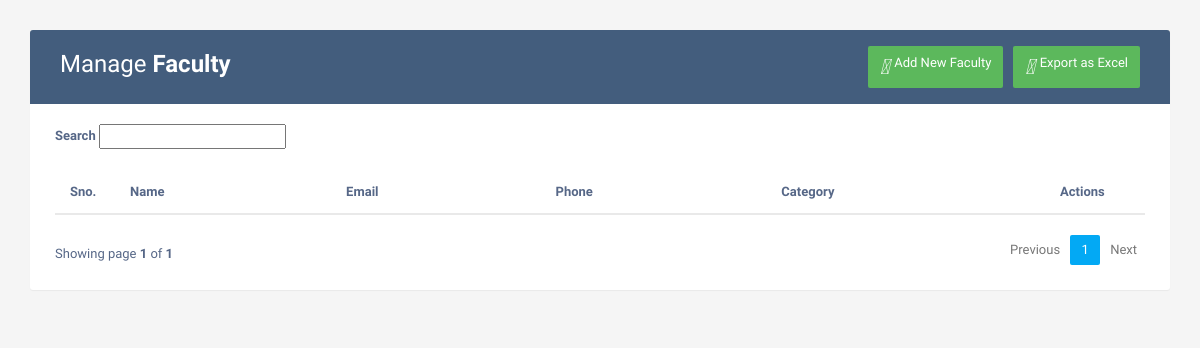
The page /faculty on the database as committed earlier.
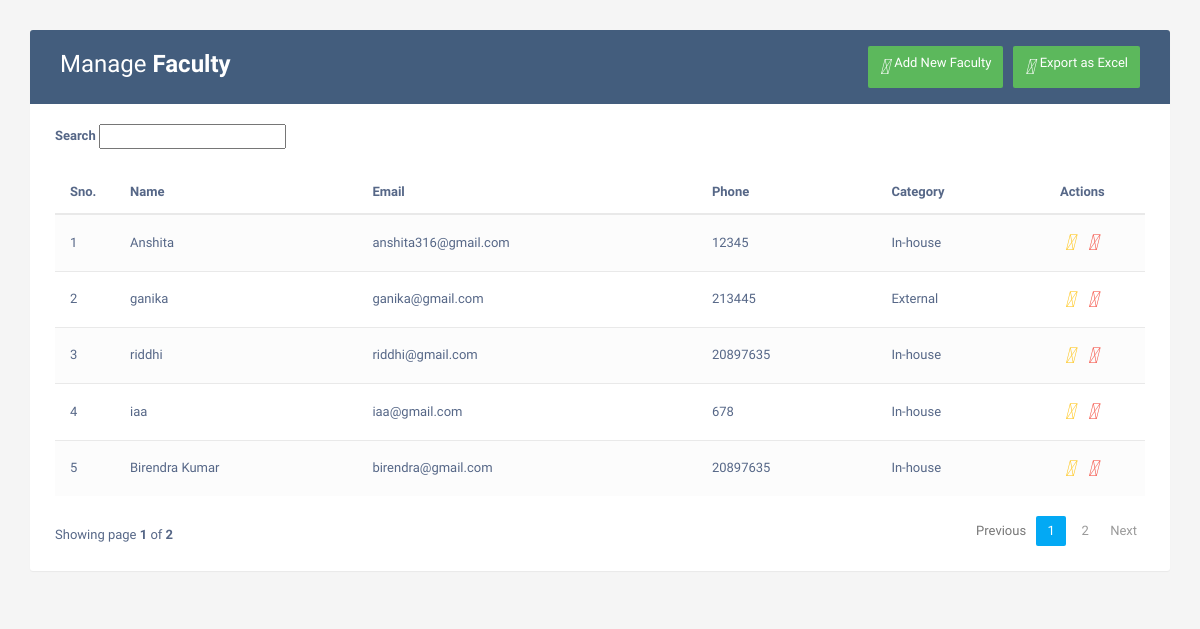
The same page on the database as committed later.
### home/models.py (models this page shows, shortened)
class Faculty_model(models.Model):
    id = models.AutoField(primary_key=True)
    name = models.CharField(max_length=100)
    email = models.EmailField(unique=True)
    phone = models.CharField(max_length=15)
    category = models.CharField(max_length=20, choices=(('In-house', 'In-house'), ('External', 'External')))

### home/views.py (the view)
# urls.py: path('faculty',views.faculty_view,name="faculty"),
def faculty_view(request):
    faculty_obj=Faculty_model.objects.all()
    paginator=Paginator(faculty_obj,5)
    page_number=request.GET.get('page')
    page_obj=Paginator.get_page(paginator,page_number)
    context={
        'faculty_obj':faculty_obj,   #dictionary
        'page_obj':page_obj,
    }
    return render(request,'manage_faculty.html',context)

### templates/manage_faculty.html (shortened to what this page needs)
<!DOCTYPE html>
<html lang="en">
<head>
<link rel="stylesheet" href="https://maxcdn.bootstrapcdn.com/font-awesome/4.7.0/css/font-awesome.min.css">
<link rel="stylesheet" href="https://maxcdn.bootstrapcdn.com/bootstrap/3.3.7/css/bootstrap.min.css">
  <body>
    <div class="container">
        <div class="table-wrapper">
            <div class="table-title">
                <div class="row">
                    <div class="col-sm-6">
						<h2>Manage <b>Faculty</b></h2>
					</div>
					<div class="col-sm-6">
						<a href="{% url 'export_excel_faculty' %}" class="btn btn-success" data-toggle="modal"><i class="material-icons">&#xE2C4;</i> <span>Export as Excel</span></a>
						<a href="#addEmployeeModal" class="btn btn-success" data-toggle="modal"><i class="material-icons">&#xE147;</i> <span>Add New Faculty</span></a>
					</div>
                </div>
            </div>
			<div class="search_area">
				<div>
					<label for="searchfield">Search</label>
					<input type="text" id="searchfield">
				</div>
			</div>
            <table class="table table-striped table-hover table-complete">
                <div class="table-head">
					<thead>
						<tr>
						<th>Sno.</th>
                        <th>Name</th>
                        <th>Email</th>
                        <th>Phone</th>
                        <th>Category</th>
						<th>Actions</th>
						</tr>
					</thead>
				</div>
                <tbody class="faculty-table-body">
                    {%for i in page_obj%}
                    <tr>
						<td>{{forloop.counter}}</td>
                        <td>{{ i.name }}</td>
                        <td>{{ i.email }}</td>
                        <td>{{ i.phone }}</td>
                        <td>{{ i.category }}</td>
                        <td>
                            <a href="#editEmployeeModal-{{i.id}}" class="edit" data-toggle="modal"><i class="material-icons" data-toggle="tooltip" title="Edit">&#xE254;</i></a>
                            <a href="#deleteEmployeeModal-{{i.id}}" class="delete" data-toggle="modal"><i class="material-icons" data-toggle="tooltip" title="Delete">&#xE872;</i></a>
                        </td>
                    </tr>
					{% endfor %}
                </tbody>
            </table>
			<div class="clearfix pagination-container">
                <div class="hint-text">Showing page <b>{{page_obj.number}}</b> of <b>{{page_obj.paginator.num_pages}}</b></div>
				<ul class="pagination">
					{% if page_obj.has_previous %}
					<li class="page-item">
						<a href="?page={{ page_obj.previous_page_number }}" class="page-link">Previous</a>
					</li>
					{% else %}
					<li class="page-item disabled">
						<a href="#" class="page-link">Previous</a>
					</li>
					{% endif %}
					{% for page_num in page_obj.paginator.page_range %}
					{% if page_num == page_obj.number %}
					<li class="page-item active">
						<a href="#" class="page-link">{{ page_num }}</a>
					</li>
					{% else %}
					<li class="page-item">
						<a href="?page={{ page_num }}" class="page-link">{{ page_num }}</a>
					</li>
					{% endif %}
					{% endfor %}
					{% if page_obj.has_next %}
					<li class="page-item">
						<a href="?page={{ page_obj.next_page_number }}" class="page-link">Next</a>
					</li>
					{% else %}
					<li class="page-item disabled">
						<a href="#" class="page-link">Next</a>
					</li>
					{% endif %}
				</ul>
            </div>
        </div>
    </div>
</body>
</html>

### templates/manage_faculty.html (style rules this page uses)
body { color: #566787; background: #f5f5f5; font-family: 'Varela Round', sans-serif; font-size: 13px; }
.table-wrapper { background: #fff; padding: 20px 25px; margin: 30px 0; border-radius: 3px; box-shadow: 0 1px 1px rgba(0,0,0,.05); }
.table-title { padding-bottom: 15px; background: #435d7d; color: #fff; padding: 16px 30px; margin: -20px -25px 10px; border-radius: 3px 3px 0 0; }
.table-title h2 { margin: 5px 0 0; font-size: 24px; }
.table-title .btn { color: #fff; float: right; font-size: 13px; border: none; min-width: 50px; border-radius: 2px; border: none; outline: none !important; margin-left: 10px; }
.table-title .btn i { float: left; font-size: 21px; margin-right: 5px; }
.table-title .btn span { float: left; margin-top: 2px; }
table.table tr th, table.table tr td { border-color: #e9e9e9; padding: 12px 15px; vertical-align: middle; }
table.table tr th:first-child { width: 60px; }
table.table tr th:last-child { width: 100px; }
table.table-striped tbody tr:nth-of-type(odd) { background-color: #fcfcfc; }
table.table td:last-child i { opacity: 0.9; font-size: 22px; margin: 0 5px; }
table.table td a { font-weight: bold; color: #566787; display: inline-block; text-decoration: none; outline: none !important; }
table.table td a.edit { color: #FFC107; }
table.table td a.delete { color: #F44336; }
table.table td i { font-size: 19px; }
.pagination { float: right; margin: 0 0 5px; }
.pagination li a { border: none; font-size: 13px; min-width: 30px; min-height: 30px; color: #999; margin: 0 2px; line-height: 30px; border-radius: 2px !important; text-align: center; padding: 0 6px; }
.pagination li.active a, .pagination li.active a.page-link { background: #03A9F4; }
.hint-text { float: left; margin-top: 10px; font-size: 13px; }
.search_area { margin: 20px 0; }

Rows that differ between the two databases and show on the page:
added Faculty_model: name "Anshita", email "anshita316@gmail.com", phone "12345", category "In-house"
added Faculty_model: name "ganika", email "ganika@gmail.com", phone "213445", category "External"
added Faculty_model: name "riddhi", email "riddhi@gmail.com", phone "20897635", category "In-house"
added Faculty_model: name "iaa", email "iaa@gmail.com", phone "678", category "In-house"
added Faculty_model: name "Birendra Kumar", email "birendra@gmail.com", phone "20897635", category "In-house"
Other text that changed with them:
{{ page_obj.paginator.num_pages }}: "1" → "2"
new list line: "2"
